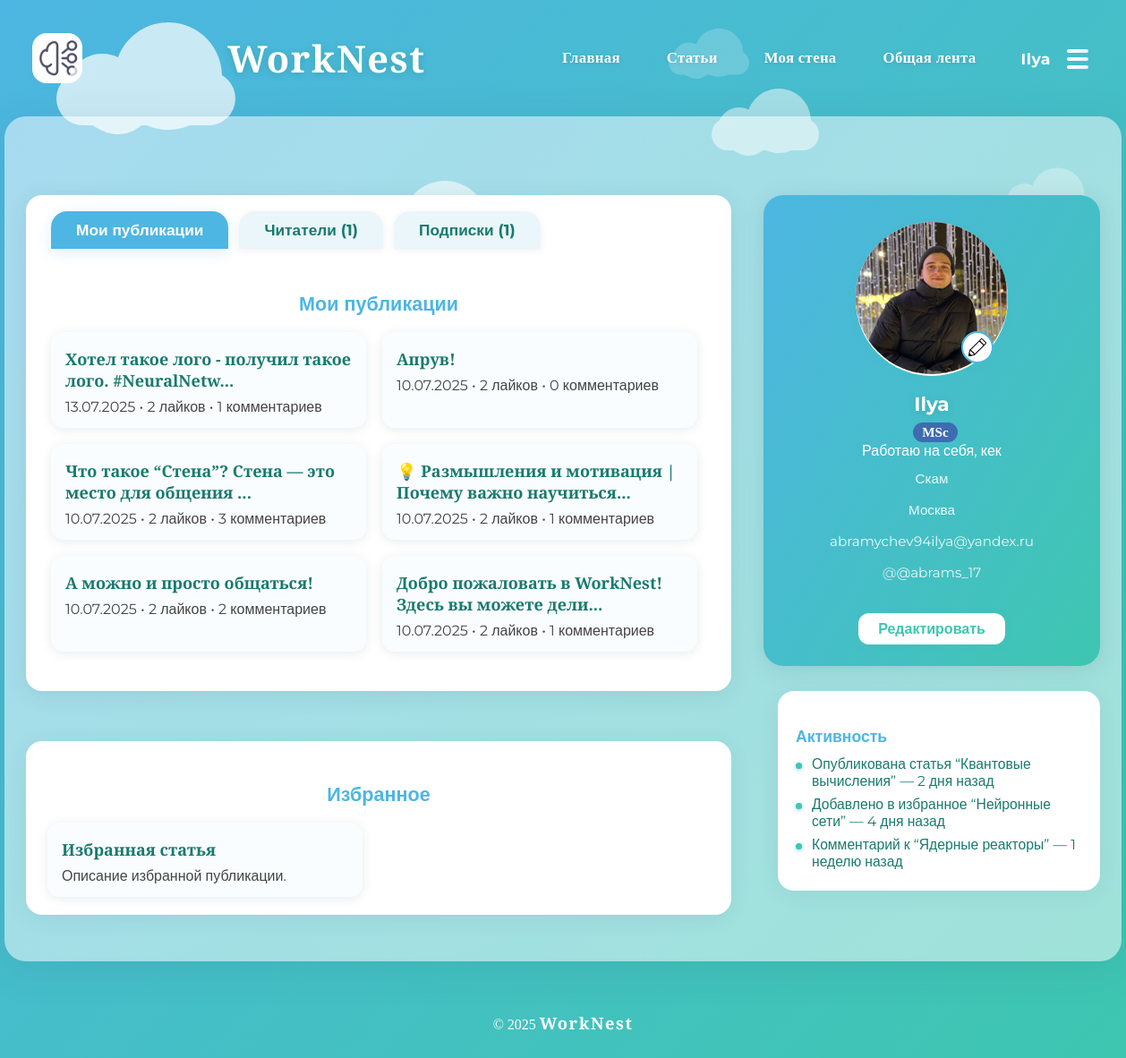
The app's page /profile (signed in) with its own data.
### models.py (models this page shows, shortened)
class User(db.Model):
    id = db.Column(db.Integer, primary_key=True)
    username = db.Column(db.String(64), unique=True, nullable=False)
    email = db.Column(db.String(120), unique=True, nullable=False)
    password_hash = db.Column(db.String(128), nullable=False)
    status = db.Column(db.String(64))
    show_status = db.Column(db.Boolean, default=True)
    bio = db.Column(db.Text)
    show_bio = db.Column(db.Boolean, default=True)
    avatar = db.Column(db.String(256))  # путь к файлу аватара
    full_name = db.Column(db.String(128), nullable=True)
    show_full_name = db.Column(db.Boolean, default=True)
    degree = db.Column(db.String(64), nullable=True)
    show_degree = db.Column(db.Boolean, default=True)
    interests = db.Column(db.String(256), nullable=True)
    show_interests = db.Column(db.Boolean, default=True)
    organization = db.Column(db.String(128), nullable=True)
    show_organization = db.Column(db.Boolean, default=True)
    location = db.Column(db.String(128), nullable=True)
    show_location = db.Column(db.Boolean, default=True)
    scholar_links = db.Column(db.String(512), nullable=True)  # ссылки через запятую или json
    show_scholar_links = db.Column(db.Boolean, default=True)
    website = db.Column(db.String(256), nullable=True)
    show_website = db.Column(db.Boolean, default=True)
    birthdate = db.Column(db.String(32), nullable=True)  # строкой для простоты
    show_birthdate = db.Column(db.Boolean, default=True)
    public_email = db.Column(db.String(120), nullable=True)
    show_public_email = db.Column(db.Boolean, default=True)
    telegram = db.Column(db.String(64), nullable=True)
    show_telegram = db.Column(db.Boolean, default=True)
    last_seen = db.Column(db.DateTime, default=datetime.utcnow)
    is_online = db.Column(db.Boolean, default=False)

class Post(db.Model):
    id = db.Column(db.Integer, primary_key=True)
    user_id = db.Column(db.Integer, db.ForeignKey('user.id'), nullable=False)
    content = db.Column(db.Text, nullable=False)
    created_at = db.Column(db.DateTime, nullable=False, default=db.func.now())
    image_path = db.Column(db.String(256), nullable=True)  # путь к картинке
    latitude = db.Column(db.Float, nullable=True)
    longitude = db.Column(db.Float, nullable=True)
    user = db.relationship('User', backref=db.backref('posts', lazy=True))
    tags = db.relationship('Tag', secondary=post_tags, backref=db.backref('posts', lazy='dynamic'))

### app.py (the view)
@app.route('/profile')
def profile():
    print('SESSION ON PROFILE:', dict(session))
    user_id = session.get('user_id')
    if not user_id:
        return redirect(url_for('register'))
    user = User.query.get(user_id)
    followers = list(user.followers)
    following = list(user.following)
    user_posts = Post.query.filter_by(user_id=user.id).order_by(Post.created_at.desc()).limit(10).all()
    return render_template('profile.html',
                         user=user,
                         followers=followers,
                         following=following,
                         user_posts=user_posts,
                         followers_count=len(followers),
                         following_count=len(following))

### app.py (called while the page is built)
@app.before_request
def update_online_status():
    if 'user_id' in session:
        user = User.query.get(session['user_id'])
        if user:
            user.last_seen = datetime.utcnow()
            user.is_online = True
            db.session.commit()

@app.context_processor
def inject_user():
    user_id = session.get('user_id')
    if user_id:
        user = User.query.get(user_id)
        return dict(current_user=user, is_user_online=is_user_online)
    return dict(current_user=None, is_user_online=is_user_online)

### templates/profile.html (shortened to what this page needs)
<!DOCTYPE html>
<html lang="ru">
<head>
    <link rel="stylesheet" href="{{ url_for('static', filename='style.css') }}">
</head>
<body>
    <div id="clouds">
        <div class="cloud x1"></div>
        <div class="cloud x2"></div>
        <div class="cloud x7"></div>
        <div class="cloud x9"></div>
        <div class="cloud x10"></div>
    </div>
    <header>
        <div class="header-inner">
            <img src="{{ url_for('static', filename='img/logo_new_png.png') }}" alt="Логотип" class="logo">
            <h1>WorkNest</h1>
            <nav class="header-nav">
                <ul>
                    <li><a href="/">Главная</a></li>
                    <li><a href="/articles">Статьи</a></li>
                    <li><a href="/wall">Моя стена</a></li>
                    <li><a href="/feed">Общая лента</a></li>
                </ul>
            </nav>
            <div class="header-user">
              {% if current_user %}
                <span class="header-username" style="color:#2196f3;font-weight:700;">{{ current_user.username }}</span>
                <button class="header-burger" id="headerBurgerBtn" aria-label="Меню">
                  <span class="burger-icon">
                    <span></span>
                    <span></span>
                    <span></span>
                  </span>
                </button>
              {% else %}
                <a href="/reg_login" class="header-login-link">Войти</a>
              {% endif %}
            </div>
        </div>
    </header>
    <div class="app-bg">
        <main>
            <div class="profile-page">
                <div class="profile-left">
                    <section class="profile-section profile-tabs-section" style="padding-top:0;">
                        <div class="profile-tabs" style="margin-bottom:0;">
                            <button class="profile-tab-btn active" data-tab="posts">Мои публикации</button>
                            <button class="profile-tab-btn" data-tab="followers">Читатели ({{ followers_count }})</button>
                            <button class="profile-tab-btn" data-tab="following">Подписки ({{ following_count }})</button>
                        </div>
                        <div class="profile-tab-content" id="tab-posts" style="display:block;">
                            <h2>Мои публикации</h2>
                            <div class="profile-articles-list">
                                {% if user_posts %}
                                    {% for post in user_posts %}
                                    <div class="profile-article-card" onclick="window.location.href='/wall'">
                                        <h3>{{ post.content[:50] }}{% if post.content|length > 50 %}...{% endif %}</h3>
                                        <p>{{ post.created_at.strftime('%d.%m.%Y') }} • {{ post.likes|length }} лайков • {{ post.comments|length }} комментариев</p>
                                    </div>
                                    {% endfor %}
                                {% else %}
                                    <p style="color:#666;text-align:center;padding:20px;">У вас пока нет публикаций</p>
                                {% endif %}
                            </div>
                        </div>
                    </section>
                    <section class="profile-section">
                        <h2>Избранное</h2>
                        <div class="profile-fav-list">
                            <div class="profile-fav-card">
                                <h3>Избранная статья</h3>
                                <p>Описание избранной публикации.</p>
                            </div>
                        </div>
                    </section>
                </div>
                <aside class="profile-right">
                    <div class="profile-card" id="profileCard">
                        <div class="profile-avatar" style="position:relative;cursor:pointer;overflow:visible;width:170px;height:170px;display:flex;align-items:center;justify-content:center;">
                          <form id="avatarUploadForm" method="POST" action="/profile/avatar" enctype="multipart/form-data" style="position:relative;">
                            <label for="avatar-input" style="display:block;width:100%;height:100%;cursor:pointer;">
                              <img id="avatarPreview" src="{{ url_for('static', filename=user.avatar) if user.avatar else url_for('static', filename='img/profile_user_svg.svg') }}" alt="Аватар" style="width:170px;height:170px;object-fit:cover;border-radius:50%;background:#fff;z-index:1;">
                              <span style="position:absolute;right:16px;bottom:16px;background:#fff;border-radius:50%;padding:6px;border:2px solid #4db6e2;box-shadow:0 2px 8px #3ec6b033;display:flex;align-items:center;justify-content:center;z-index:2;">
                                <img src="{{ url_for('static', filename='img/edit_pencil_svg.svg') }}" alt="Изменить" style="width:20px;height:20px;">
                              </span>
                            </label>
                          </form>
                        </div>
                        <div class="profile-info">
                            <div class="profile-name">{{ user.username }}</div>
                            {% if user.degree and user.show_degree %}<span class="degree-badge degree-{{ user.degree|lower|replace(' ', '-')|trim }}">{{ user.degree }}</span>{% endif %}
                            {% if user.status and user.show_status %}<div class="profile-status">{{ user.status }}</div>{% endif %}
                            {% if user.organization and user.show_organization %}<div class="profile-org">{{ user.organization }}</div>{% endif %}
                            {% if user.location and user.show_location %}<div class="profile-location">{{ user.location }}</div>{% endif %}
                            {% if user.public_email and user.show_public_email %}<div class="profile-public-email">{{ user.public_email }}</div>{% endif %}
                            {% if user.telegram and user.show_telegram %}<div class="profile-telegram">{{ user.telegram }}</div>{% endif %}
                        </div>
                        <button class="profile-edit-btn" id="editProfileBtn">Редактировать</button>
                    </div>
                    <div class="profile-activity">
                        <h3>Активность</h3>
                        <ul class="activity-list">
                            <li>Опубликована статья “Квантовые вычисления” — 2 дня назад</li>
                            <li>Добавлено в избранное “Нейронные сети” — 4 дня назад</li>
                            <li>Комментарий к “Ядерные реакторы” — 1 неделю назад</li>
                        </ul>
                    </div>
                </aside>
            </div>
        </main>
    </div>
    <footer>
        <div class="container">
            <p>© 2025 <span class="footer-brand">WorkNest</span></p>
        </div>
    </footer>
</body>
</html>

### records on screen
User: username "Ilya", avatar (picture), degree "MSc", status "Работаю на себя, кек", organization "Скам", location "Москва", public_email "abramychev94ilya@yandex.ru", telegram "@abrams_17"
Post: content "Хотел такое лого - получил такое лого. #NeuralNetw", created_at "13.07.2025", likes|length "2", comments|length "1"
Post: content "Апрув!", created_at "10.07.2025", likes|length "2", comments|length "0"
Post: content "Что такое “Стена”? Стена — это место для общения", created_at "10.07.2025", likes|length "2", comments|length "3"
Post: content "💡 Размышления и мотивация | Почему важно научиться", created_at "10.07.2025", likes|length "2", comments|length "1"
Post: content "А можно и просто общаться!", created_at "10.07.2025", likes|length "2", comments|length "2"
Post: content "Добро пожаловать в WorkNest! Здесь вы можете дели", created_at "10.07.2025", likes|length "2", comments|length "1"

### other values on screen
{{ followers_count }} "1"
{{ following_count }} "1"
